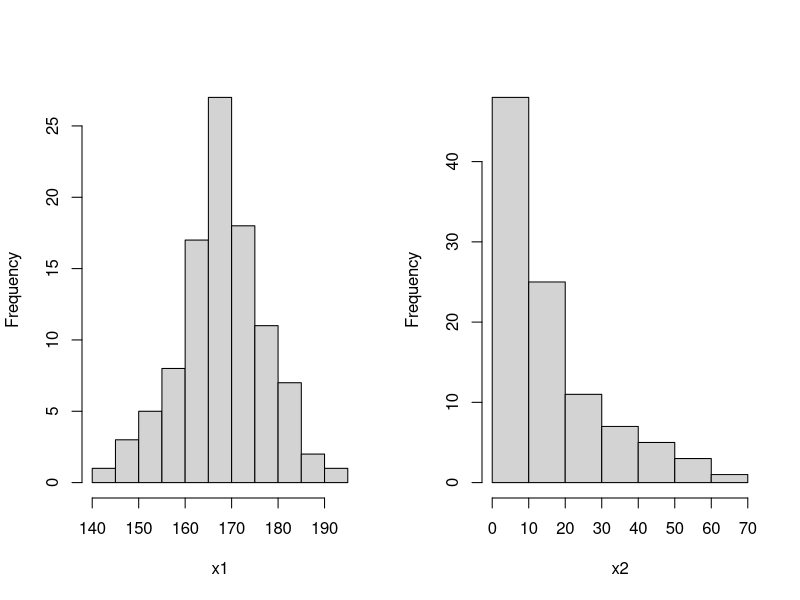
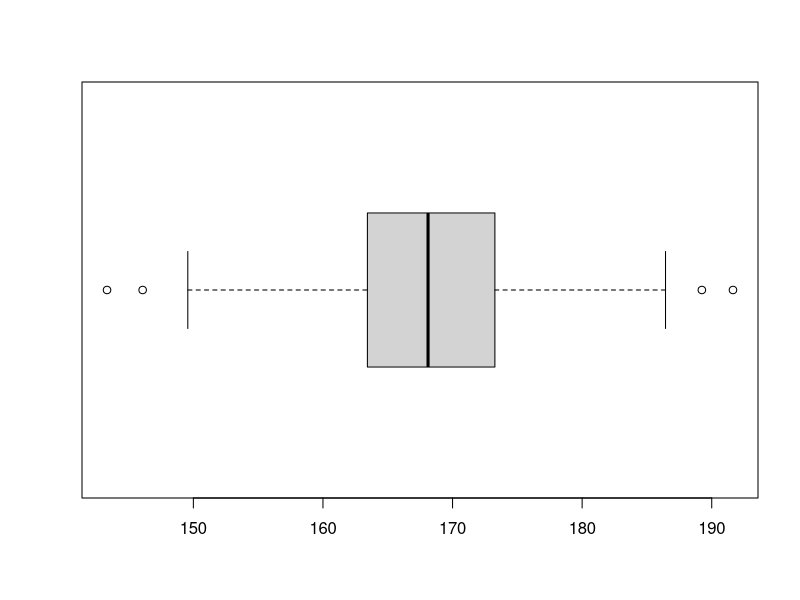
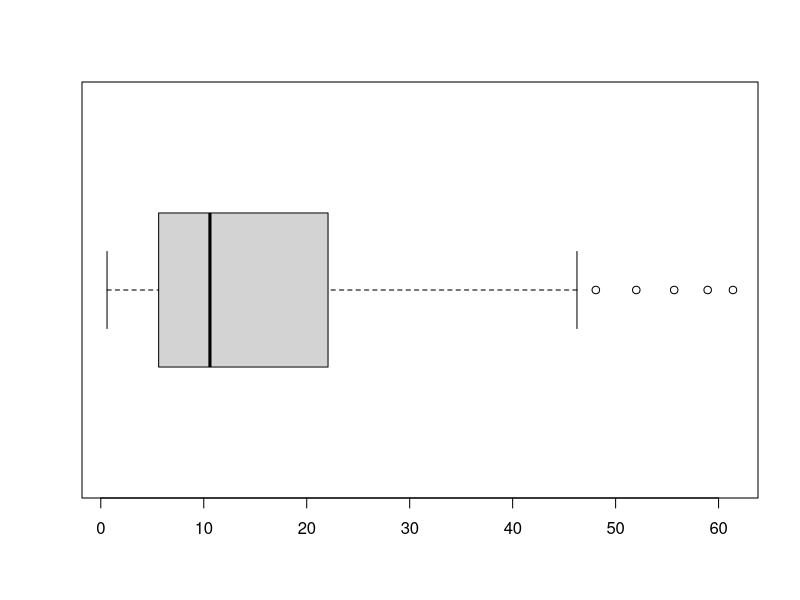
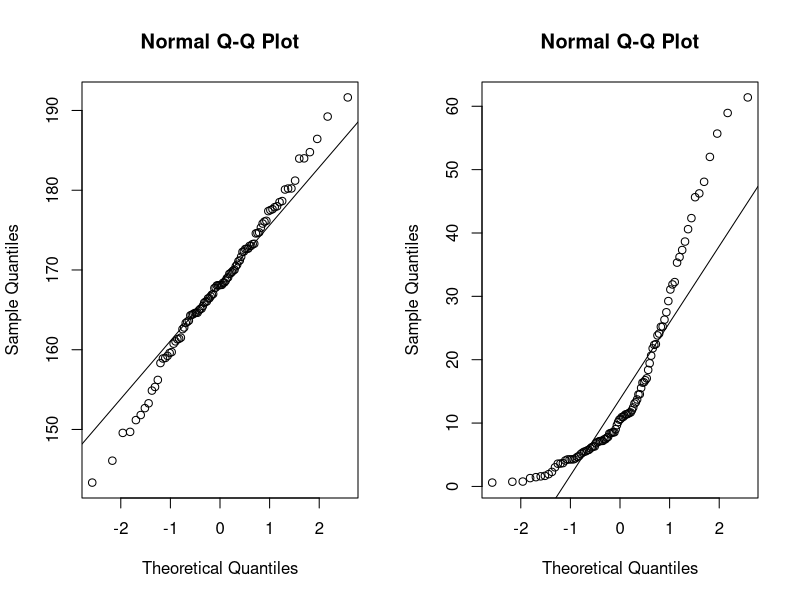
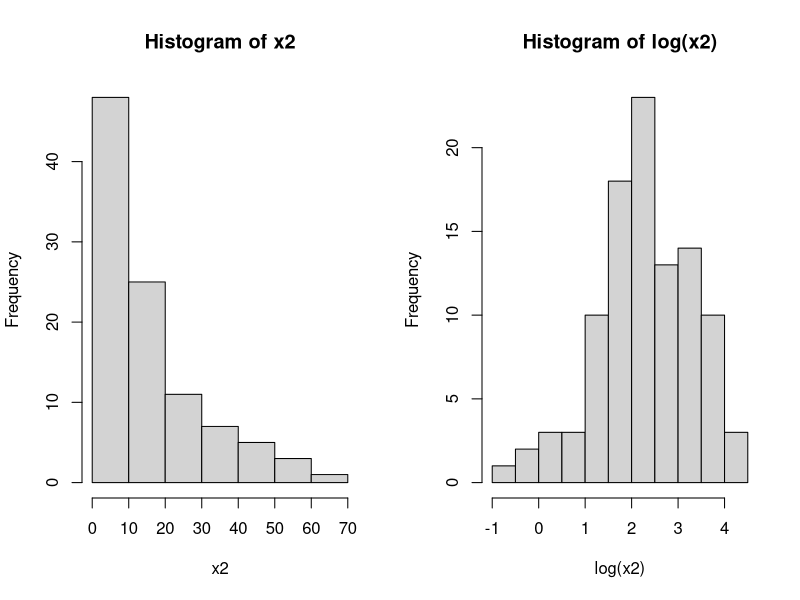
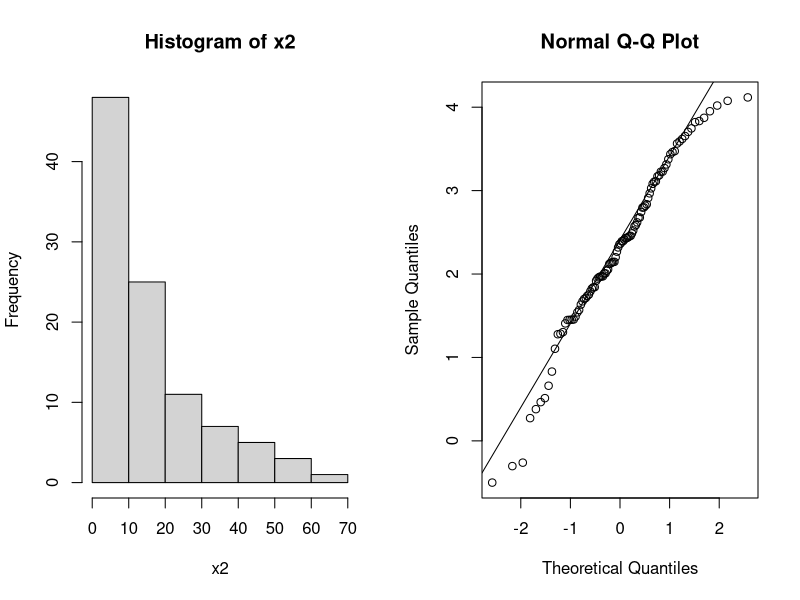
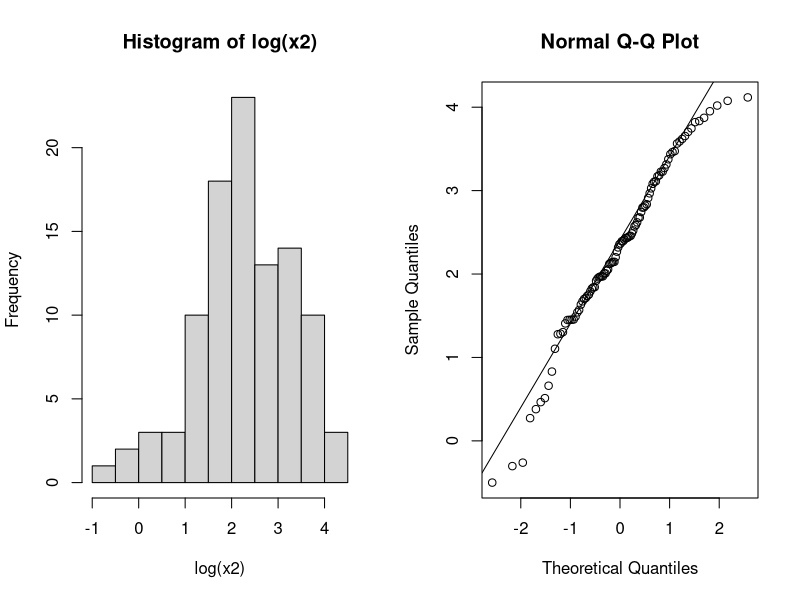
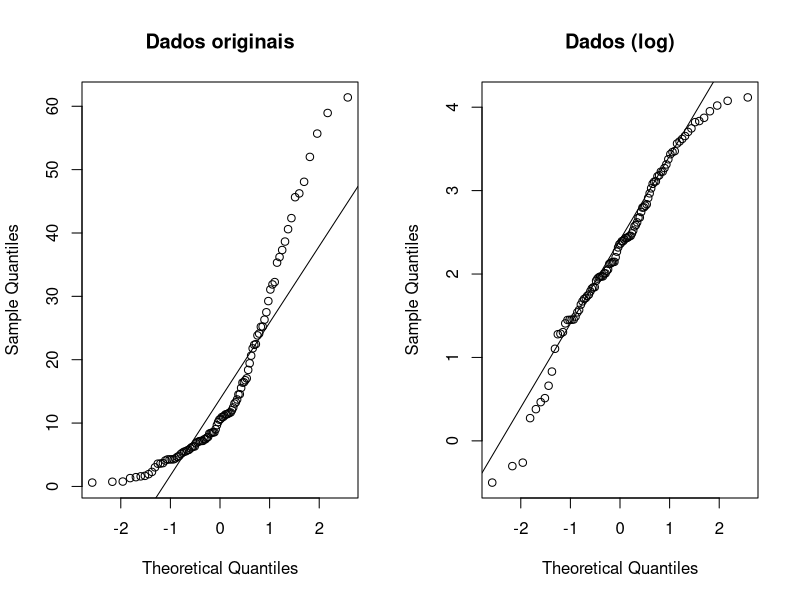

Write the R code that produced these figures, in order.
## normal x lognormal ####
nl <- read.table("Aulas/Cap37-38/normal-lognormal.dat")
attach(nl)

par(mfrow = c(1,2))
hist(x1, main = "")
hist(x2, main = "")
par(mfrow = c(1,1))
boxplot(x1, horizontal = TRUE)
boxplot(x2, horizontal = TRUE)
par(mfrow = c(1,2))
qqnorm(x1); qqline(x1); qqnorm(x2); qqline(x2)
shapiro.test(x1)
shapiro.test(x2)

## Transformação ####
par(mfrow = c(1,2))
hist(x2); hist(log(x2))
hist(x2); qqnorm(log(x2)); qqline(log(x2))
hist(log(x2)); qqnorm(log(x2)); qqline(log(x2))
qqnorm(x2, main = "Dados originais"); qqline(x2); qqnorm(log(x2), main = "Dados (log)"); qqline(log(x2))
shapiro.test(x2)
shapiro.test(log(x2))

detach(nl)
rm(nl)

## 2 amostras ####
twosamples <- read.table("Aulas/Cap37-38/2samples.dat")
attach(twosamples)

par(mfrow = c(1,1))
boxplot(x,y)
par(mfrow = c(1,2))
hist(x, main = "Amostra 1")
hist(y, main = "Amostra 2")
qqnorm(x, main = "Amostra 1"); qqline(x); qqnorm(y, main = "Amostra 2"); qqline(y)

detach(twosamples)
rm(twosamples)

## 3 amostras ####
airquality <- data.table::data.table(airquality)
airquality[, .(SW = format.pval(shapiro.test(Ozone)$p.value, scientific = F, eps = .0001)), by = Month]
par(mfrow = c(1,1))
boxplot(Ozone ~ Month, data = airquality, xlab="Mês", ylab="Ozônio", main="Medições de qualidade do ar em NY")
m.p <- aov(Ozone ~ Month, data = airquality)
m.np <- kruskal.test(Ozone ~ Month, data = airquality)
m.ols <- lm(Ozone ~ Month, data = airquality)

summary(m.p) # não significativo
m.np # significativo
summary(m.ols)
